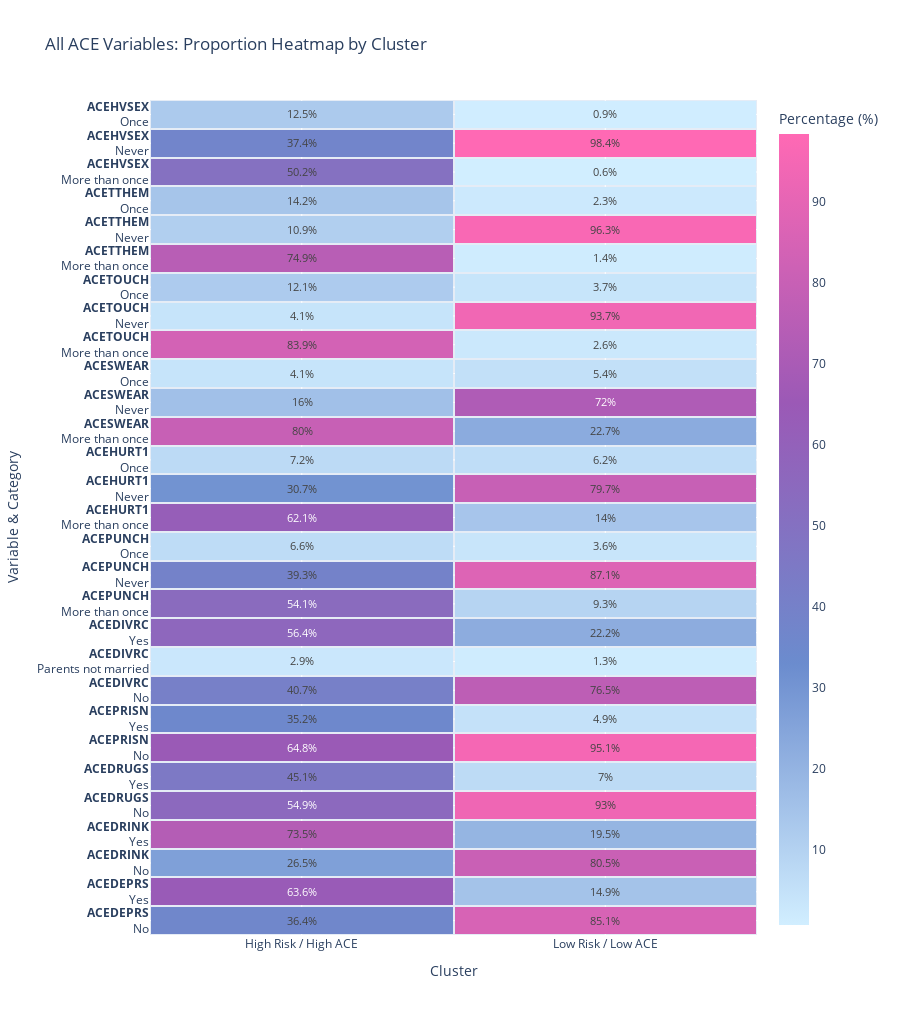

The cell this chart's notebook holds for it:
### Markdown cell above
Model: CT Cluster with ACE heatmap

### Code cell
heatmap_matrix = []
heatmap_labels = []

# Data Processing Loop
for col in cat_cols:
    if col in df_sample.columns:
        crosstab = pd.crosstab(df_sample["cluster"], df_sample[col], normalize='index')
        for category in crosstab.columns:
            heatmap_matrix.append([
                crosstab.loc[0, category] * 100,  # Cluster 0
                crosstab.loc[1, category] * 100   # Cluster 1
            ])
            heatmap_labels.append(f"<b>{col}</b><br>{category}")

heatmap_matrix = np.array(heatmap_matrix)

custom_colors = [
    [0.0, "#d1eeff"],  # Very Light Blue
    [0.33, "#6b8cce"], # Blue/Indigo
    [0.66, "#9b59b6"], # Purple/Violet
    [1.0, "#ff69b4"]   # Hot Pink
]

row_height = 35
dynamic_height = max(600, len(heatmap_labels) * row_height)

fig2 = go.Figure(data=go.Heatmap(
    z=heatmap_matrix,
    y=heatmap_labels,
    x=['High Risk / High ACE', 'Low Risk / Low ACE'],
    colorscale=custom_colors, 
    text=np.round(heatmap_matrix, 1),
    texttemplate='%{text}%',
    textfont={"size": 11}, 
    colorbar=dict(title="Percentage (%)"),
    xgap=2, 
    ygap=2  
))

fig2.update_layout(
    title='All ACE Variables: Proportion Heatmap by Cluster',
    xaxis_title='Cluster',
    yaxis_title='Variable & Category',
    height=dynamic_height, 
    yaxis=dict(
        dtick=1,
        automargin=True 
    )
)

fig2.show()

### Figure 1 — Plotly figure (JSON) as saved in the notebook; plotly's stock layout.template omitted (floating-point values rounded to 4 significant figures)
{"data": [{"colorbar": {"title": {"text": "Percentage (%)"}}, "colorscale": [[0, "#d1eeff"], [0.33, "#6b8cce"], [0.66, "#9b59b6"], [1, "#ff69b4"]], "text": [[36.4, 85.1], [63.6, 14.9], [26.5, 80.5], [73.5, 19.5], [54.9, 93.0], [45.1, 7.0], [64.8, 95.1], [35.2, 4.9], [40.7, 76.5], [2.9, 1.3], [56.4, 22.2], [54.1, 9.3], [39.3, 87.1], [6.6, 3.6], [62.1, 14.0], [30.7, 79.7], [7.2, 6.2], [80.0, 22.7], [16.0, 72.0], [4.1, 5.4], [83.9, 2.6], [4.1, 93.7], [12.1, 3.7], [74.9, 1.4], [10.9, 96.3], [14.2, 2.3], [50.2, 0.6], [37.4, 98.4], [12.5, 0.9]], "textfont": {"size": 11}, "texttemplate": "%{text}%", "type": "heatmap", "x": ["High Risk / High ACE", "Low Risk / Low ACE"], "xgap": 2, "y": ["<b>ACEDEPRS</b><br>No", "<b>ACEDEPRS</b><br>Yes", "<b>ACEDRINK</b><br>No", "<b>ACEDRINK</b><br>Yes", "<b>ACEDRUGS</b><br>No", "<b>ACEDRUGS</b><br>Yes", "<b>ACEPRISN</b><br>No", "<b>ACEPRISN</b><br>Yes", "<b>ACEDIVRC</b><br>No", "<b>ACEDIVRC</b><br>Parents not married", "<b>ACEDIVRC</b><br>Yes", "<b>ACEPUNCH</b><br>More than once", "<b>ACEPUNCH</b><br>Never", "<b>ACEPUNCH</b><br>Once", "<b>ACEHURT1</b><br>More than once", "<b>ACEHURT1</b><br>Never", "<b>ACEHURT1</b><br>Once", "<b>ACESWEAR</b><br>More than once", "<b>ACESWEAR</b><br>Never", "<b>ACESWEAR</b><br>Once", "<b>ACETOUCH</b><br>More than once", "<b>ACETOUCH</b><br>Never", "<b>ACETOUCH</b><br>Once", "<b>ACETTHEM</b><br>More than once", "<b>ACETTHEM</b><br>Never", "<b>ACETTHEM</b><br>Once", "<b>ACEHVSEX</b><br>More than once", "<b>ACEHVSEX</b><br>Never", "<b>ACEHVSEX</b><br>Once"], "ygap": 2, "z": [[36.38, 85.15], [63.62, 14.85], [26.46, 80.51], [73.54, 19.49], [54.86, 93.0], [45.14, 7.0], [64.79, 95.14], [35.21, 4.86], [40.66, 76.46], [2.918, 1.307], [56.42, 22.23], [54.09, 9.298], [39.3, 87.07], [6.615, 3.637], [62.06, 14.02], [30.74, 79.74], [7.198, 6.241], [79.96, 22.65], [15.95, 71.98], [4.086, 5.366], [83.85, 2.562], [4.086, 93.75], [12.06, 3.69], [74.9, 1.381], [10.89, 96.33], [14.2, 2.288], [50.19, 0.6431], [37.35, 98.44], [12.45, 0.9171]]}], "layout": {"height": 1015, "title": {"text": "All ACE Variables: Proportion Heatmap by Cluster"}, "xaxis": {"title": {"text": "Cluster"}}, "yaxis": {"automargin": true, "dtick": 1, "title": {"text": "Variable & Category"}}}}
